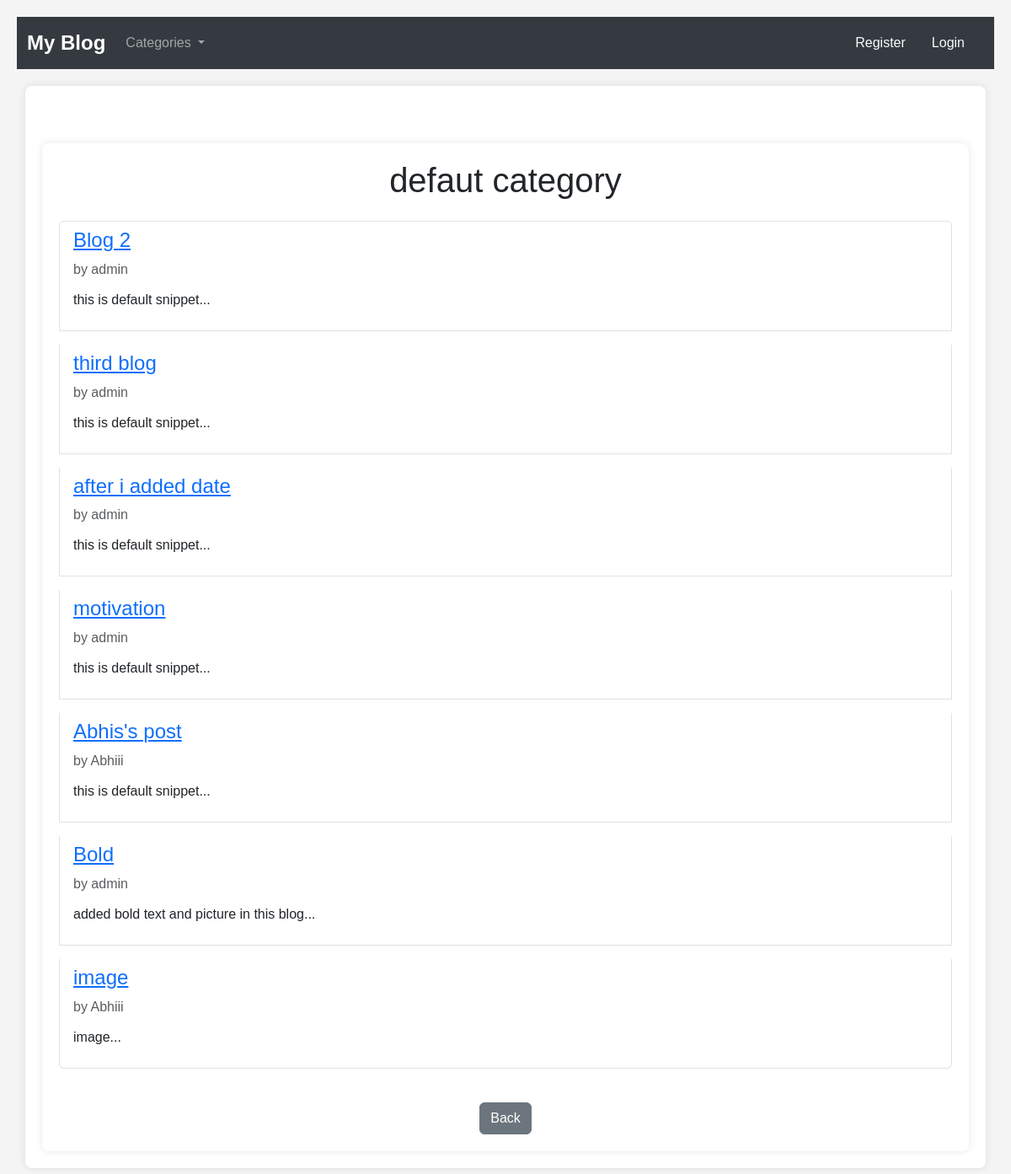
Page /category/defaut-category on the earlier database version.
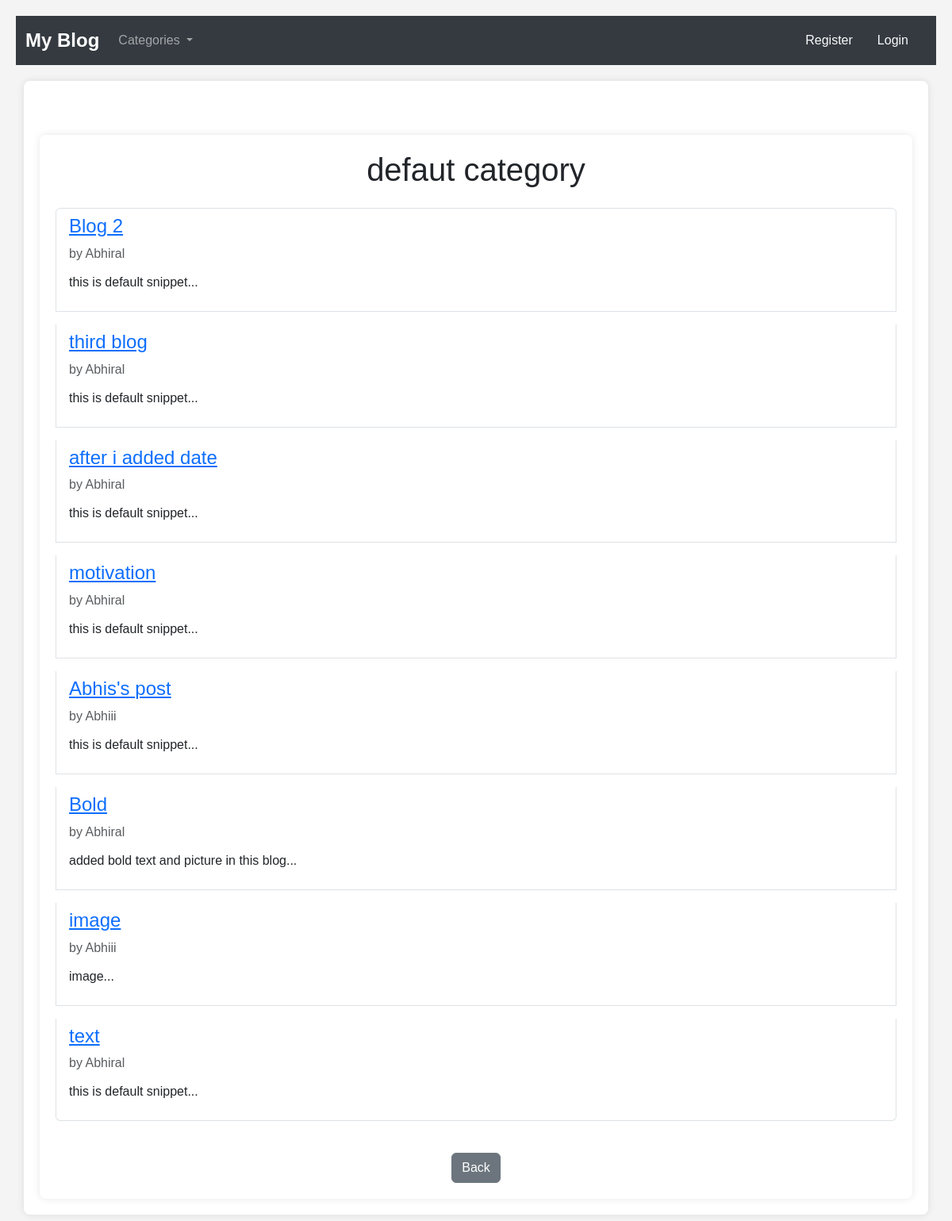
Same page on the later database version.
### theblog/models.py (models this page shows, shortened)
class Post(models.Model):
    title = models.CharField(max_length=255)
    header_image = models.ImageField(null=True,blank=True,upload_to="images/")
    author = models.ForeignKey(User, on_delete=models.CASCADE)
    category = models.CharField(max_length=255,default="defaut category")
    body = RichTextField(blank=True,null=True)
    snippet = models.CharField(max_length=255,default="this is default snippet")
    post_date = models.DateTimeField(auto_now_add=True)
    likes = models.ManyToManyField(User,related_name='blog_posts')

### theblog/views.py (the view)
# urls.py: path('category/<str:cat>',CategoryView,name ="category"),
def CategoryView(request,cat):
    category_post = Post.objects.filter(category=cat.replace('-',' '))
    cat_menu = Category.objects.all()
    return render(request,'categories.html',{'cat':cat.replace('-',' '),'category_post':category_post,'cat_menu':cat_menu})

### theblog/models.py (called while the page is built)
    def __str__(self):
        return self.name

### theblog/templates/categories.html (shortened to what this page needs)
{% extends "base.html" %}
{% block content %}
<div class="container mt-5">
    {% if category_post %}
    <h1 class="text-center mb-4">{{ cat }}</h1>
    <ul class="list-group">
        {% for post in category_post %}
        <li class="list-group-item mb-3">
            <div class="d-flex justify-content-between align-items-center">
                <div>
                    <h4>
                        <a href="{% url 'article-detail' post.pk %}" class="text-primary">{{ post.title }}</a>
                    </h4>
                    <p class="mb-1">
                        <span class="text-muted">by {{ post.author.username }}</span>
                    </p>
                </div>
            </div>
            <p class="mt-2">{{ post.snippet }}...</p>
        </li>
        {% endfor %}
    </ul>
    {% else %}
    <h3 class="text-center text-danger">This page does not exist</h3>
    {% endif %}
    <div class="text-center mt-4">
        <a href="{% url 'home' %}" class="btn btn-secondary">Back</a>
    </div>
</div>
{% endblock content %}

Differences in the rows shown:
changed through a linked row, Post "Blog 2": author.username "admin" → "Abhiral"
changed through a linked row, Post "third blog": author.username "admin" → "Abhiral"
changed through a linked row, Post "after i added date": author.username "admin" → "Abhiral"
changed through a linked row, Post "motivation": author.username "admin" → "Abhiral"
changed through a linked row, Post "Bold": author.username "admin" → "Abhiral"
added Post: title "text", author.username "Abhiral", snippet "this is default snippet"
